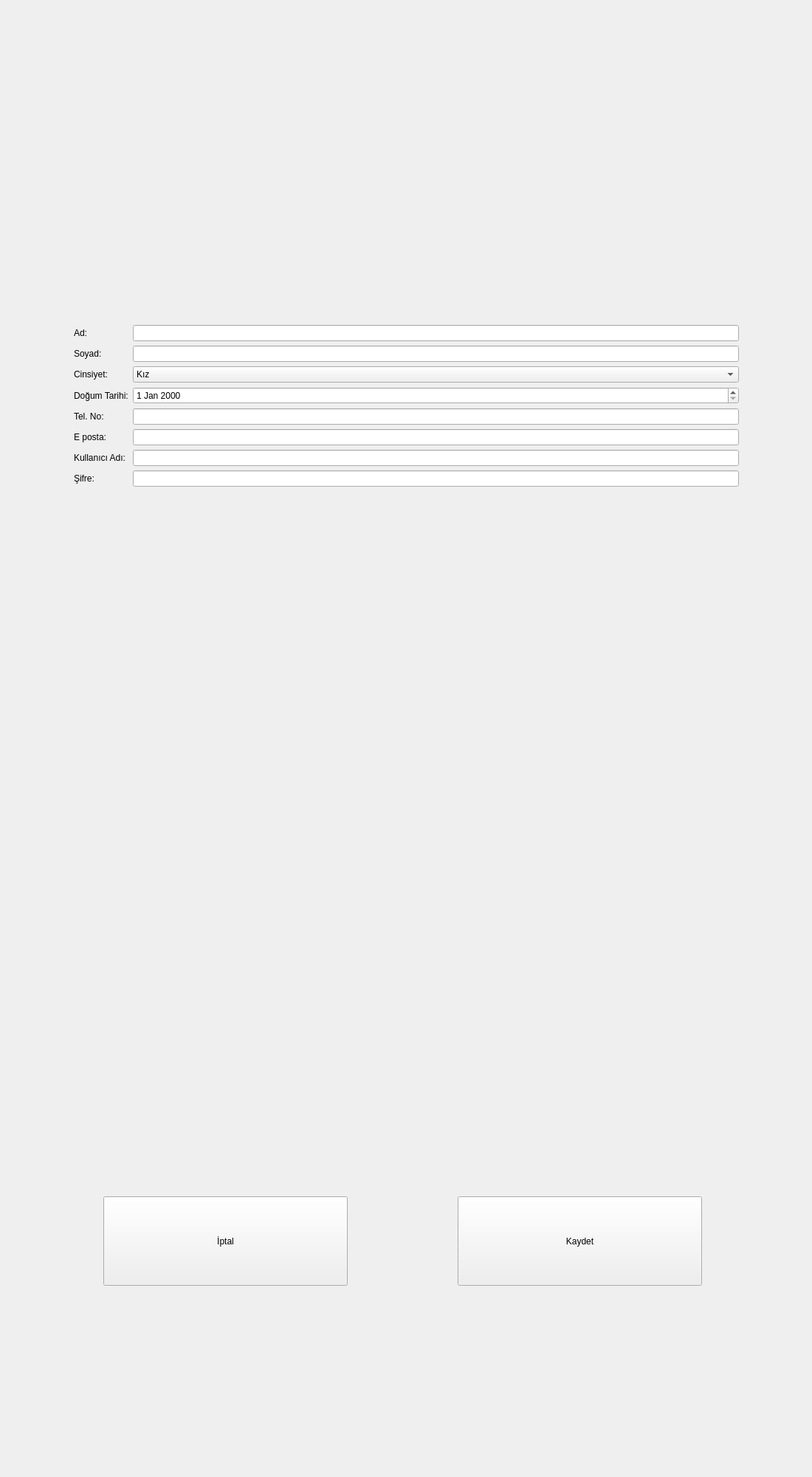
<?xml version="1.0" encoding="UTF-8"?>
<ui version="4.0">
 <class>KayitEkrani</class>
 <widget class="QWidget" name="KayitEkrani">
  <property name="geometry">
   <rect>
    <x>0</x>
    <y>0</y>
    <width>1100</width>
    <height>2000</height>
   </rect>
  </property>
  <property name="windowTitle">
   <string>Kayıt Ekranı</string>
  </property>
  <widget class="QPushButton" name="button_iptal">
   <property name="geometry">
    <rect>
     <x>140</x>
     <y>1620</y>
     <width>331</width>
     <height>121</height>
    </rect>
   </property>
   <property name="styleSheet">
    <string notr="true">font: 75 10pt &quot;MS Shell Dlg 2&quot;;</string>
   </property>
   <property name="text">
    <string>İptal</string>
   </property>
  </widget>
  <widget class="QWidget" name="formLayoutWidget">
   <property name="geometry">
    <rect>
     <x>100</x>
     <y>440</y>
     <width>901</width>
     <height>691</height>
    </rect>
   </property>
   <layout class="QFormLayout" name="formLayout">
    <item row="0" column="0">
     <widget class="QLabel" name="label">
      <property name="styleSheet">
       <string notr="true">font: 75 25pt &quot;MS Shell Dlg 2&quot;;</string>
      </property>
      <property name="text">
       <string>Ad:</string>
      </property>
     </widget>
    </item>
    <item row="0" column="1">
     <widget class="QLineEdit" name="lineEdit">
      <property name="styleSheet">
       <string notr="true">font: 75 18pt &quot;MS Shell Dlg 2&quot;;</string>
      </property>
     </widget>
    </item>
    <item row="1" column="0">
     <widget class="QLabel" name="label_2">
      <property name="styleSheet">
       <string notr="true">font: 75 25pt &quot;MS Shell Dlg 2&quot;;</string>
      </property>
      <property name="text">
       <string>Soyad:</string>
      </property>
     </widget>
    </item>
    <item row="1" column="1">
     <widget class="QLineEdit" name="lineEdit_2">
      <property name="styleSheet">
       <string notr="true">font: 75 18pt &quot;MS Shell Dlg 2&quot;;</string>
      </property>
     </widget>
    </item>
    <item row="2" column="1">
     <widget class="QComboBox" name="comboBox">
      <property name="styleSheet">
       <string notr="true">font: 75 20pt &quot;MS Shell Dlg 2&quot;;</string>
      </property>
      <item>
       <property name="text">
        <string>Kız</string>
       </property>
      </item>
      <item>
       <property name="text">
        <string>Erkek</string>
       </property>
      </item>
      <item>
       <property name="text">
        <string>Diğer</string>
       </property>
      </item>
     </widget>
    </item>
    <item row="3" column="0">
     <widget class="QLabel" name="label_5">
      <property name="styleSheet">
       <string notr="true">font: 75 25pt &quot;MS Shell Dlg 2&quot;;</string>
      </property>
      <property name="text">
       <string>Doğum Tarihi:</string>
      </property>
     </widget>
    </item>
    <item row="3" column="1">
     <widget class="QDateEdit" name="dateEdit">
      <property name="styleSheet">
       <string notr="true">font: 75 20pt &quot;MS Shell Dlg 2&quot;;</string>
      </property>
     </widget>
    </item>
    <item row="4" column="0">
     <widget class="QLabel" name="label_6">
      <property name="styleSheet">
       <string notr="true">font: 75 25pt &quot;MS Shell Dlg 2&quot;;</string>
      </property>
      <property name="text">
       <string>Tel. No:</string>
      </property>
     </widget>
    </item>
    <item row="4" column="1">
     <widget class="QLineEdit" name="lineEdit_3">
      <property name="styleSheet">
       <string notr="true">font: 75 18pt &quot;MS Shell Dlg 2&quot;;</string>
      </property>
     </widget>
    </item>
    <item row="5" column="0">
     <widget class="QLabel" name="label_3">
      <property name="styleSheet">
       <string notr="true">font: 75 25pt &quot;MS Shell Dlg 2&quot;;</string>
      </property>
      <property name="text">
       <string>E posta:</string>
      </property>
     </widget>
    </item>
    <item row="5" column="1">
     <widget class="QLineEdit" name="lineEdit_4">
      <property name="styleSheet">
       <string notr="true">font: 75 18pt &quot;MS Shell Dlg 2&quot;;</string>
      </property>
     </widget>
    </item>
    <item row="6" column="0">
     <widget class="QLabel" name="label_7">
      <property name="styleSheet">
       <string notr="true">font: 75 25pt &quot;MS Shell Dlg 2&quot;;</string>
      </property>
      <property name="text">
       <string>Kullanıcı Adı:</string>
      </property>
     </widget>
    </item>
    <item row="6" column="1">
     <widget class="QLineEdit" name="lineEdit_5">
      <property name="styleSheet">
       <string notr="true">font: 75 18pt &quot;MS Shell Dlg 2&quot;;</string>
      </property>
     </widget>
    </item>
    <item row="7" column="0">
     <widget class="QLabel" name="label_8">
      <property name="styleSheet">
       <string notr="true">font: 75 25pt &quot;MS Shell Dlg 2&quot;;</string>
      </property>
      <property name="text">
       <string>Şifre:</string>
      </property>
     </widget>
    </item>
    <item row="7" column="1">
     <widget class="QLineEdit" name="lineEdit_6">
      <property name="styleSheet">
       <string notr="true">font: 75 18pt &quot;MS Shell Dlg 2&quot;;</string>
      </property>
     </widget>
    </item>
    <item row="2" column="0">
     <widget class="QLabel" name="label_9">
      <property name="styleSheet">
       <string notr="true">font: 75 25pt &quot;MS Shell Dlg 2&quot;;</string>
      </property>
      <property name="text">
       <string>Cinsiyet:</string>
      </property>
     </widget>
    </item>
   </layout>
  </widget>
  <widget class="QPushButton" name="button_kaydet">
   <property name="geometry">
    <rect>
     <x>620</x>
     <y>1620</y>
     <width>331</width>
     <height>121</height>
    </rect>
   </property>
   <property name="styleSheet">
    <string notr="true">font: 75 10pt &quot;MS Shell Dlg 2&quot;;
</string>
   </property>
   <property name="text">
    <string>Kaydet</string>
   </property>
  </widget>
 </widget>
 <resources/>
 <connections/>
</ui>
